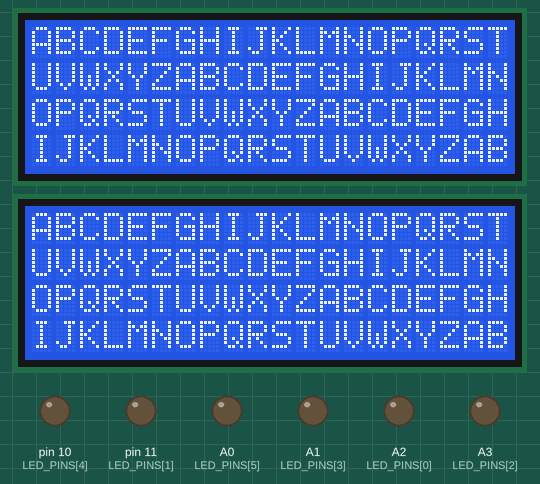
A sketch run on a simulated Arduino Uno, built with avr-gcc and run on an emulated ATmega328P. Parts: 2 × 20×4 character LCD, output pins drawn as LEDs (lit = HIGH). Pins used as bus, display or sensor lines are not drawn.

Above: at 2.1 s.
At 2.7 s:
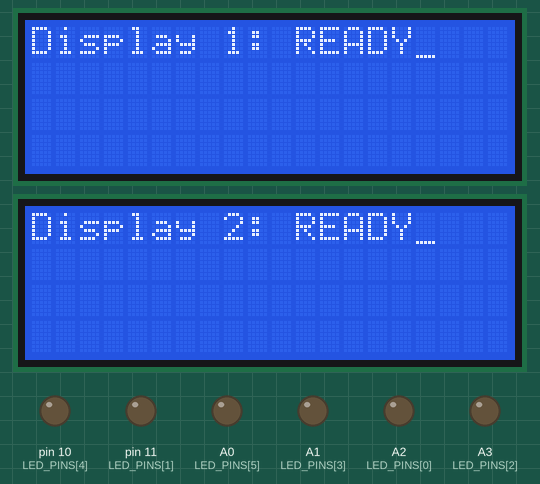
Timing chart, 0 to 4.2 s (numbered marks = the images above):
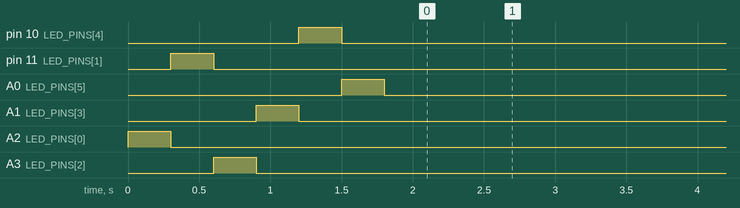

Measured:
- by itself, pin 10 (LED_PINS[4]): LOW → HIGH at 1.2 s, → LOW 0.30 s later
- by itself, pin 11 (LED_PINS[1]): LOW → HIGH at 0.30 s, → LOW 0.30 s later
- by itself, A0 (LED_PINS[5]): LOW → HIGH at 1.5 s, → LOW 0.30 s later
- by itself, A1 (LED_PINS[3]): LOW → HIGH at 0.90 s, → LOW 0.30 s later
- by itself, A2 (LED_PINS[0]): LOW → HIGH at 0.00 s, → LOW 0.30 s later
- by itself, A3 (LED_PINS[2]): LOW → HIGH at 0.60 s, → LOW 0.30 s later
- what the display in image 0 shows lasts 0.5 s, from 2.1 s to 2.6 s

The sketch:

ElectronicETranFrame.ino
```cpp
#include <Keypad.h>
#include <Wire.h>

#define DISPLAY_WIDTH 20
#define DISPLAY_HEIGHT 4
#define DISPLAY_LEN (DISPLAY_WIDTH * DISPLAY_HEIGHT)

#include "LiquidCrystal_I2C.h"
#define BACKLIGHT_PIN (3)

LiquidCrystal_I2C lcd1(0x27, 2, 1, 0, 4, 5, 6, 7, BACKLIGHT_PIN, POSITIVE);
LiquidCrystal_I2C lcd2(0x26, 2, 1, 0, 4, 5, 6, 7, BACKLIGHT_PIN, POSITIVE);

#define ROWS 4 //four rows
#define COLS 3 //three columns

char keys[ROWS][COLS] = {
	{'1','2','3'},
	{'4','5','6'},
	{'7','8','9'},
	{'*','0','#'}
};

//IDs that will be returned on a key press
char keysID[ROWS][COLS] = {
	{1,2,3},
	{7,8,9},
	{4,5,6},
	{10,11,12}
};

byte rowPins[ROWS] = {5, 6, 7, 8}; //connect to the row pinouts of the keypad
byte colPins[COLS] = {2, 3, 4}; //connect to the column pinouts of the keypad

Keypad keypad = Keypad( makeKeymap(keysID), rowPins, colPins, ROWS, COLS );

//mapping of 2 key presses to a letter
char letterMapping[6][6] = {
	{'I','H','G','L','K','J'},
	{'2','1','0','5','4','3'},
	{'C','B','A','F','E','D'},
	{'U','T','S','X','W','V'},
	{'8','7','6','Z','Y','9'},
	{'O','N','M','R','Q','P'}
};

#define NUM_LEDS 6
uint8_t LED_PINS[NUM_LEDS] = {A2, 11, A3, A1, 10, A0};

//
void setLED(uint8_t key)
{
	for (int i = 0; i < NUM_LEDS; i++)
		digitalWrite(LED_PINS[i], LOW);

	if (key >= 1 && key <= 6)
		digitalWrite(LED_PINS[key - 1], HIGH);
}

//loads a full buffer of text onto the display
void setText(LiquidCrystal_I2C *lcd, char *text, uint8_t cursorPos)
{
	char tmpBuf[DISPLAY_WIDTH + 1];
	tmpBuf[DISPLAY_WIDTH] = 0;

	lcd->setCursor(0, 0);
	memcpy(tmpBuf, text + DISPLAY_WIDTH * 0, DISPLAY_WIDTH);
	lcd->print(tmpBuf);

	lcd->setCursor(0, 1);
	memcpy(tmpBuf, text + DISPLAY_WIDTH * 1, DISPLAY_WIDTH);
	lcd->print(tmpBuf);

	lcd->setCursor(0, 2);
	memcpy(tmpBuf, text + DISPLAY_WIDTH * 2, DISPLAY_WIDTH);
	lcd->print(tmpBuf);

	lcd->setCursor(0, 3);
	memcpy(tmpBuf, text + DISPLAY_WIDTH * 3, DISPLAY_WIDTH);
	lcd->print(tmpBuf);

	uint8_t col = cursorPos % DISPLAY_WIDTH;
	uint8_t row = cursorPos / DISPLAY_WIDTH;
	lcd->setCursor(col, row);
}

//
void setup()
{
	Serial.begin(9600);

	for (int i = 0; i < NUM_LEDS; i++)
		pinMode(LED_PINS[i], OUTPUT);

	//show LED test
	for (int i = 0; i < NUM_LEDS; i++)
	{
		setLED(1 + i);
		delay(300);
	}
	setLED(0);

	// Switch on the backlight
	pinMode(BACKLIGHT_PIN, OUTPUT);
	digitalWrite(BACKLIGHT_PIN, HIGH);

	lcd1.begin(DISPLAY_WIDTH, DISPLAY_HEIGHT);
	lcd2.begin(DISPLAY_WIDTH, DISPLAY_HEIGHT);

	//show display test
	char buf[DISPLAY_LEN + 1];
	for (int i = 0; i < DISPLAY_LEN; i++)
		buf[i] = 'A' + i % 26;

	setText(&lcd1, buf, 0);
	setText(&lcd2, buf, 0);
	delay(500);

	lcd1.clear();
	lcd2.clear();

	//show ready message
	lcd1.home();
	lcd1.cursor();
	lcd1.print("Display 1: READY");

	lcd2.home();
	lcd2.cursor();
	lcd2.print("Display 2: READY");

	delay(1000);

	lcd1.clear();
	lcd2.clear();

	uint8_t pos = 0;
	memset(buf, ' ', DISPLAY_LEN);
	buf[DISPLAY_LEN] = 0;

	char key1, key2;
	while (1)
	{
		char letter = 0;
		while ((key1 = keypad.getKey()) == NO_KEY); //wait for keypress

		//delete last letter
		if (key1 == 7)
		{
			if (pos > 0)
			{
				pos--;
				buf[pos] = ' ';
			}
		}
		//add a space
		else if (key1 == 9)
		{
			letter = ' ';
		}
		//reset display
		else if (key1 == 12)
		{
			memset(buf, ' ', DISPLAY_LEN);
			pos = 0;
		}
		//add chosen letter
		else
		{
			setLED(key1);
			while ((key2 = keypad.getKey()) == NO_KEY); //wait for keypress
			setLED(key2);
			delay(300);
			setLED(0);

			if (key1 >= 1 && key1 <= 6 && key2 >= 1 && key2 <= 6)
				letter = letterMapping[key1 - 1][key2 - 1];
		}

		//if a letter was added
		if (letter)
		{
			buf[pos] = letter;
			if (pos < DISPLAY_LEN - 1)
				pos++;
		}

		setText(&lcd1, buf, pos);
		setText(&lcd2, buf, pos);
	}
}

//
void loop() {}
```
